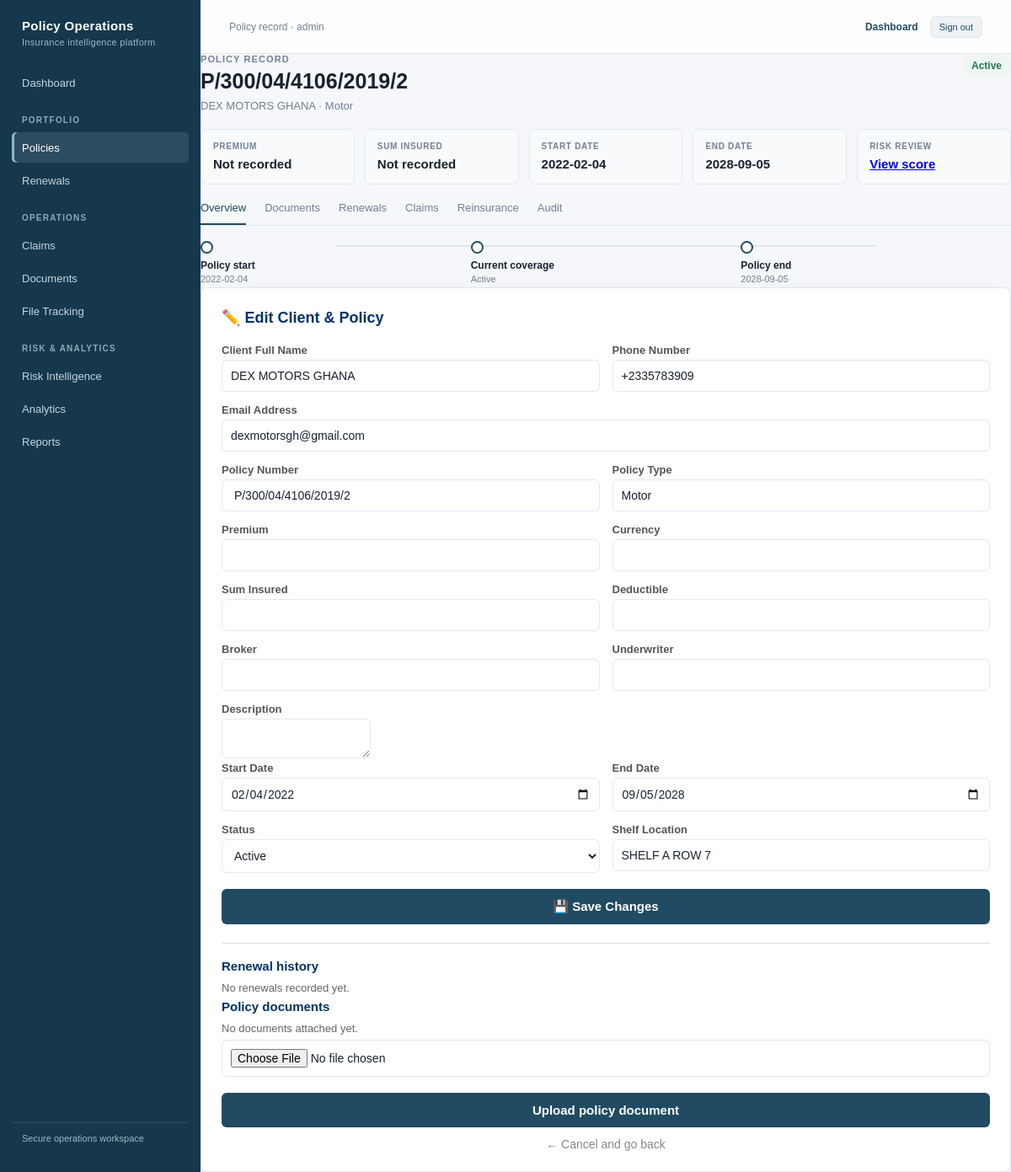
/edit/3 (signed in), run on the app's committed database.
### tables this page shows
CREATE TABLE policies (
            policy_id INTEGER PRIMARY KEY AUTOINCREMENT,
            policy_number TEXT,
            policy_type TEXT,
            start_date TEXT,
            end_date TEXT,
            status TEXT,
            client_id INTEGER, deleted_at TEXT, premium REAL, currency TEXT, sum_insured REAL, deductible REAL, broker TEXT, underwriter TEXT, description TEXT, created_at TEXT, updated_at TEXT,
            FOREIGN KEY (client_id) REFERENCES clients(client_id)
        );

CREATE TABLE clients (
            client_id INTEGER PRIMARY KEY AUTOINCREMENT,
            full_name TEXT,
            phone TEXT,
            email TEXT
        );

CREATE TABLE file_log (
            log_id INTEGER PRIMARY KEY AUTOINCREMENT,
            policy_id INTEGER,
            shelf_location TEXT,
            FOREIGN KEY (policy_id) REFERENCES policies(policy_id)
        );

### app.py (the view, shortened to what this page needs)
@app.route("/edit/<int:policy_id>", methods=["GET", "POST"])
@role_required("Admin", "Underwriter", "Operations")
def edit(policy_id):
    record = get_record_by_policy_id(policy_id)
    if not record:
        return redirect(url_for("index"))
    return render_template("edit.html", record=record,
                           renewal_history=get_renewal_history(policy_id),
                           documents=get_policy_documents(policy_id),
                           effective_status=get_effective_status(record[7], record[8], record[9]))

### app.py (called while the page is built, shortened)
def get_csrf_token():
    if "csrf_token" not in session:
        session["csrf_token"] = secrets.token_urlsafe(32)
    return session["csrf_token"]

@app.context_processor
def inject_csrf_token():
    return {"csrf_token": get_csrf_token}

@app.before_request
def validate_csrf():
    if request.method not in {"POST", "PUT", "PATCH", "DELETE"}:
        return None

def connect_db():
    conn = sqlite3.connect(DB_PATH)
    conn.execute("PRAGMA foreign_keys = ON")
    return conn

def login_required(view):
    @wraps(view)
    def wrapped_view(*args, **kwargs):
        if "user_id" not in session:
            return redirect(url_for("login", next=request.path))
        return view(*args, **kwargs)
    return wrapped_view

def role_required(*roles):
    def decorator(view):
        @wraps(view)
        @login_required
        def wrapped_view(*args, **kwargs):
            if session.get("role") not in roles:
                return jsonify({"error": "You do not have permission to perform this action."}), 403
            return view(*args, **kwargs)
        return wrapped_view
    return decorator

def get_effective_status(start_date, end_date, stored_status):
    if stored_status != "Active":
        return stored_status
    try:
        today = datetime.today().date()
        end = datetime.strptime(end_date, "%Y-%m-%d").date()
    except (TypeError, ValueError):
        return stored_status
    if end < today:
        return "Expired"
    if end <= today + timedelta(days=30):
        return "Expiring Soon"
    return "Active"

def get_renewal_history(policy_id):
    conn = connect_db()
    rows = conn.execute(
        "SELECT previous_start_date, previous_end_date, new_start_date, new_end_date, renewed_at "
        "FROM renewal_history WHERE policy_id=? ORDER BY renewed_at DESC", (policy_id,)
    ).fetchall()
    conn.close()
    return rows

def get_policy_documents(policy_id):
    conn = connect_db()
    rows = conn.execute(
        "SELECT document_id, filename, uploaded_at FROM policy_documents WHERE policy_id=? ORDER BY uploaded_at DESC",
        (policy_id,)
    ).fetchall()
    conn.close()
    return rows

### templates/edit.html (shortened to what this page needs)
<!DOCTYPE html>
<html lang="en">
<head>
    <link rel="stylesheet" href="{{ url_for('static', filename='css/app.css') }}">
</head>
<body>
    <aside class="app-sidebar">
        <div class="app-brand">Policy Operations<small>Insurance intelligence platform</small></div>
        <nav class="app-nav">
            <a href="/">Dashboard</a>
            <div class="app-nav-label">Portfolio</div><a class="active" href="/">Policies</a><a href="/">Renewals</a>
            <div class="app-nav-label">Operations</div>{% if session.get('role') in ['Admin', 'Claims Officer'] %}<a href="/claims">Claims</a>{% endif %}<a href="/">Documents</a><a href="/">File Tracking</a>
            <div class="app-nav-label">Risk &amp; Analytics</div><a href="/">Risk Intelligence</a><a href="/">Analytics</a><a href="/export.csv">Reports</a>
        </nav>
        <div class="app-sidebar-footer">Secure operations workspace</div>
    </aside>
    <div class="app-main">
    <header class="app-topbar"><span class="app-user">Policy record · {{ session.get('username', '') }}</span><span class="topbar-actions"><a href="/" class="topbar-link">Dashboard</a><form method="POST" action="/logout"><input type="hidden" name="csrf_token" value="{{ csrf_token() }}"><button class="logout-button" type="submit">Sign out</button></form></span></header>
    <div class="container">
        <div class="record-header">
            <div>
                <p class="record-eyebrow">Policy record</p>
                <h1 class="record-title">{{ record[5] }}</h1>
                <p class="record-subtitle">{{ record[1] }} · {{ record[6] }}</p>
            </div>
            <span class="record-status">{{ effective_status }}</span>
        </div>
        <div class="record-metrics">
            <div class="record-metric"><span>Premium</span><strong>{{ record[11] or 'Not recorded' }} {{ record[12] or '' }}</strong></div>
            <div class="record-metric"><span>Sum insured</span><strong>{{ record[13] or 'Not recorded' }}</strong></div>
            <div class="record-metric"><span>Start date</span><strong>{{ record[7] }}</strong></div>
            <div class="record-metric"><span>End date</span><strong>{{ record[8] }}</strong></div>
            <div class="record-metric"><span>Risk review</span><strong><a href="/risk-score/{{ record[4] }}">View score</a></strong></div>
        </div>
        <nav class="record-tabs" aria-label="Policy sections">
            <a href="#overview">Overview</a>
            <a href="#documents">Documents</a>
            <a href="#renewals">Renewals</a>
            <a href="/claims">Claims</a>
            <a href="#reinsurance">Reinsurance</a>
            <a href="#audit">Audit</a>
        </nav>
        <div class="timeline" aria-label="Policy lifecycle">
            <div class="timeline-step"><strong>Policy start</strong>{{ record[7] }}</div>
            <div class="timeline-step"><strong>Current coverage</strong>{{ effective_status }}</div>
            <div class="timeline-step"><strong>Policy end</strong>{{ record[8] }}</div>
        </div>
        <div class="card" id="overview">
            <h2>✏️ Edit Client & Policy</h2>
            <form method="POST">
                <div class="row">
                    <div>
                        <label>Client Full Name</label>
                        <input type="text" name="full_name" value="{{ record[1] }}" required>
                    </div>
                    <div>
                        <label>Phone Number</label>
                        <input type="text" name="phone" value="{{ record[2] }}" required>
                    </div>
                </div>
                <label>Email Address</label>
                <input type="email" name="email" value="{{ record[3] }}">
                <div class="row">
                    <div>
                        <label>Policy Number</label>
                        <input type="text" name="policy_number" value="{{ record[5] }}" required>
                    </div>
                    <div>
                        <label>Policy Type</label>
                        <input type="text" name="policy_type" value="{{ record[6] }}" required>
                    </div>
                </div>
                <div class="row">
                    <div>
                        <label>Premium</label>
                        <input type="number" step="0.01" min="0" name="premium" value="{{ record[11] or '' }}">
                    </div>
                    <div>
                        <label>Currency</label>
                        <input type="text" name="currency" value="{{ record[12] or '' }}">
                    </div>
                </div>
                <div class="row">
                    <div>
                        <label>Sum Insured</label>
                        <input type="number" step="0.01" min="0" name="sum_insured" value="{{ record[13] or '' }}">
                    </div>
                    <div>
                        <label>Deductible</label>
                        <input type="number" step="0.01" min="0" name="deductible" value="{{ record[14] or '' }}">
                    </div>
                </div>
                <div class="row">
                    <div>
                        <label>Broker</label>
                        <input type="text" name="broker" value="{{ record[15] or '' }}">
                    </div>
                    <div>
                        <label>Underwriter</label>
                        <input type="text" name="underwriter" value="{{ record[16] or '' }}">
                    </div>
                </div>
                <label>Description</label>
                <textarea name="description" rows="3">{{ record[17] or '' }}</textarea>
                <div class="row">
                    <div>
                        <label>Start Date</label>
                        <input type="date" name="start_date" value="{{ record[7] }}" required>
                    </div>
                    <div>
                        <label>End Date</label>
                        <input type="date" name="end_date" value="{{ record[8] }}" required>
                    </div>
                </div>
                <div class="row">
                    <div>
                        <label>Status</label>
                        <select name="status">
                            <option value="Active" {% if record[9] == 'Active' %}selected{% endif %}>Active</option>
                        </select>
                    </div>
                    <div>
                        <label>Shelf Location</label>
                        <input type="text" name="shelf_location" value="{{ record[10] }}" required>
                    </div>
                </div>
                <button type="submit" class="btn-save">💾 Save Changes</button>
            </form>
            <div class="history" id="renewals">
                <h3>Renewal history</h3>
                {% if renewal_history %}
                <ul>
                    {% for renewal in renewal_history %}
                    <li>{{ renewal[0] }} to {{ renewal[1] }} renewed to {{ renewal[2] }} to {{ renewal[3] }} on {{ renewal[4] }}</li>
                    {% endfor %}
                </ul>
                {% else %}
                <p>No renewals recorded yet.</p>
                {% endif %}
                <h3 id="documents">Policy documents</h3>
                {% if documents %}
                <ul>
                    {% for document in documents %}
                    <li><a href="/policy-document/{{ document[0] }}">{{ document[1] }}</a> uploaded {{ document[2] }}</li>
                    {% endfor %}
                </ul>
                {% else %}
                <p>No documents attached yet.</p>
                {% endif %}
                <form method="POST" action="/policy/{{ record[4] }}/document" enctype="multipart/form-data">
                    <input type="file" name="document" accept=".pdf,.jpg,.jpeg,.png" required>
                    <button type="submit" class="btn-save">Upload policy document</button>
                </form>
            </div>
            <a href="/" class="btn-cancel">← Cancel and go back</a>
        </div>
    </div>
    </div>
</body>
</html>

### templates/edit.html (style rules this page uses)
* { margin: 0; padding: 0; box-sizing: border-box; font-family: Arial, sans-serif; }
body { background-color: #f0f2f5; }
.container { max-width: 700px; margin: 30px auto; padding: 0 20px; }
.card { background: white; border-radius: 8px; padding: 25px; box-shadow: 0 2px 8px rgba(0,0,0,0.1); }
h2 { color: #003366; margin-bottom: 20px; font-size: 18px; }
label { font-size: 13px; color: #555; display: block; margin-bottom: 4px; font-weight: bold; }
input, select { width: 100%; padding: 10px; margin-bottom: 14px; border: 1px solid #ccc; border-radius: 5px; font-size: 14px; }
.row { display: grid; grid-template-columns: 1fr 1fr; gap: 15px; }
.btn-save { background-color: #003366; color: white; padding: 12px 30px; border: none; border-radius: 5px; cursor: pointer; font-size: 15px; font-weight: bold; width: 100%; margin-top: 5px; }
.btn-cancel { display: block; text-align: center; margin-top: 12px; color: #888; text-decoration: none; font-size: 14px; }
.history { margin-top: 22px; padding-top: 18px; border-top: 1px solid #ddd; }
.history h3 { color: #003366; font-size: 15px; margin-bottom: 10px; }
.history p, .history li { color: #666; font-size: 13px; margin-bottom: 6px; }

### data on the page
policies: policy_number "P/300/04/4106/2019/2", policy_type "Motor", status "Active", start_date "2022-02-04", end_date "2028-09-05", start_date "02/04/2022", end_date "09/05/2028"
clients: full_name "DEX MOTORS GHANA", phone "+2335783909", email "dexmotorsgh@gmail.com"
file_log: shelf_location "SHELF A ROW 7"

### other printed values
{{ session.get('username', '') }} "admin"
{{ record[11] or 'Not recorded' }} "Not recorded"
{{ record[13] or 'Not recorded' }} "Not recorded"
